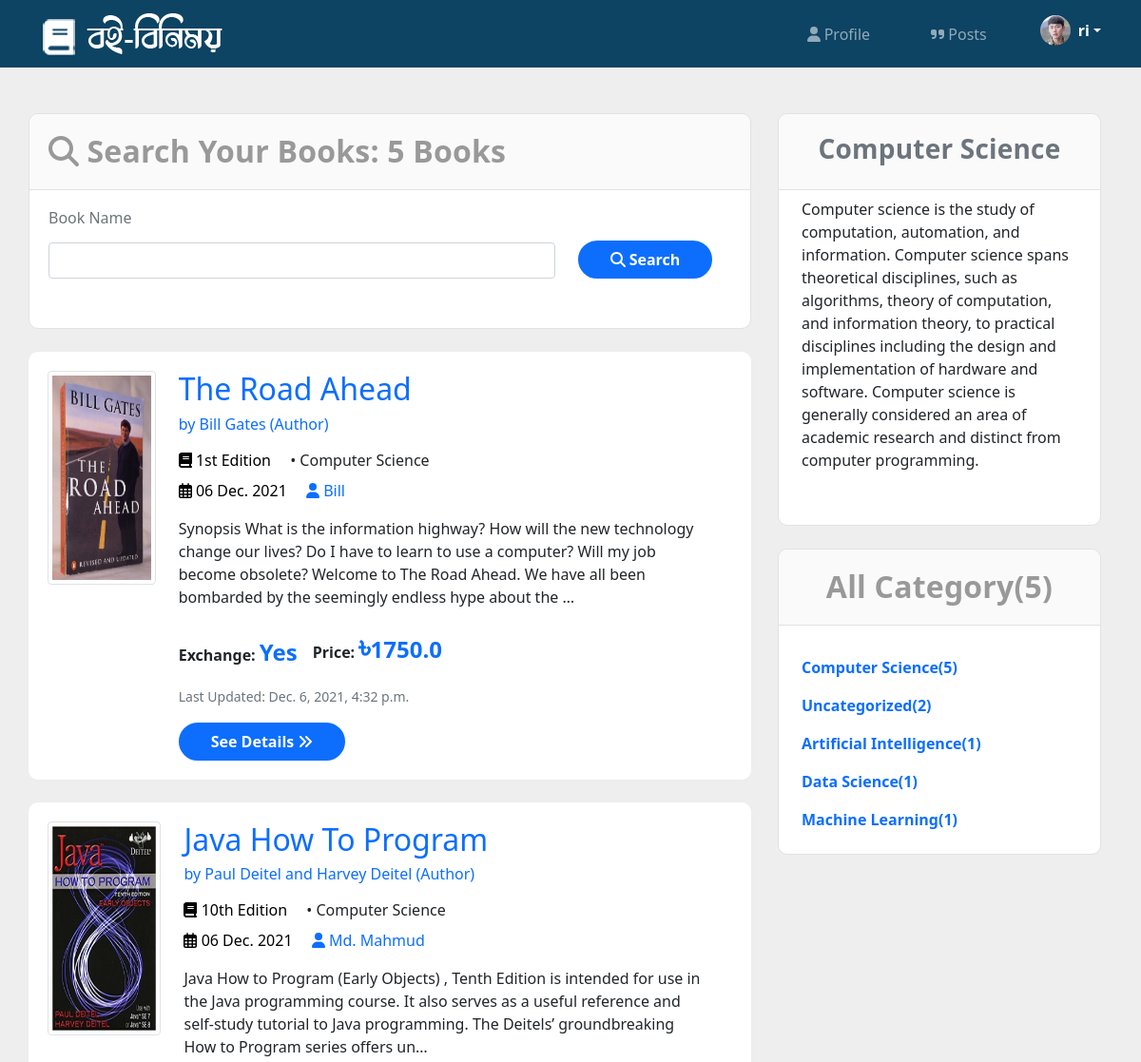
/books/category/computer-science/ (signed in, upper part), run on an earlier commit of the app's database.
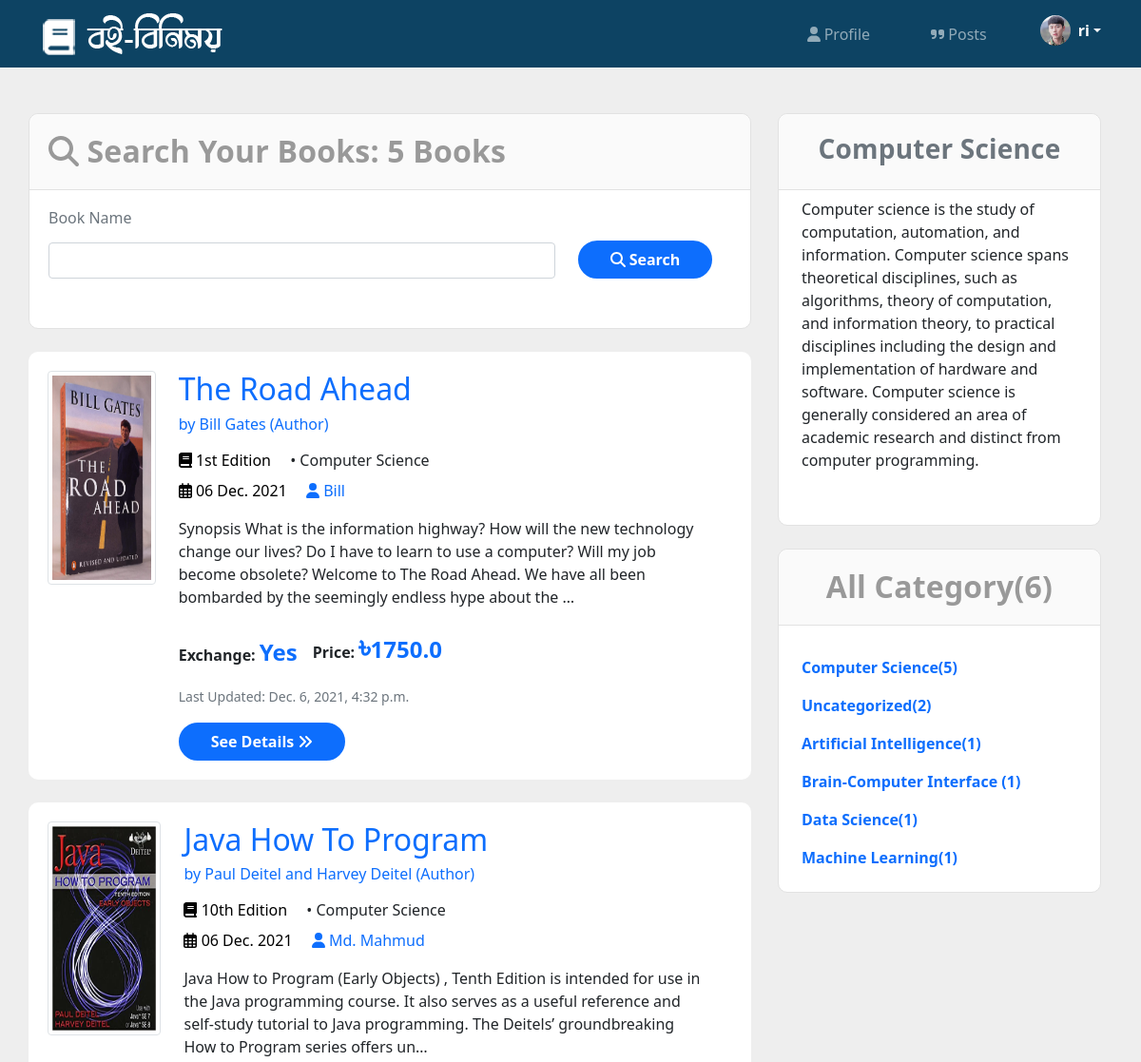
And on a later commit of the database.
### books/models.py (models this page shows, shortened)
class Book(models.Model):
    EXCHANGE = (
        ('Yes','Yes'),
        ('No','No'),
    )
    creator = models.ForeignKey(Customer, null=True, blank=True, on_delete=models.CASCADE)
    name = models.CharField(max_length=200, null=True, blank=True)
    author = models.CharField(max_length=200, null=True, blank=True)
    edition = models.CharField(max_length=200, null=True, blank=True)
    image = models.ImageField(default='default.jpg', null=True, blank=True)
    slug = models.CharField(max_length=255, null=True, blank=True)
    category = models.ManyToManyField(Category, blank=True)
    description = models.TextField(null = True, blank=True)
    exchange = models.CharField(max_length=200,choices=EXCHANGE, null=True, blank=True)
    price = models.FloatField(null=True, blank=True)
    created = models.DateTimeField(auto_now_add=True)
    updated = models.DateTimeField(auto_now=True)
    @property
    def bookImageURL(self):
        try:
            img = self.image.url
        except:
            img = ''
        return img

class Category(models.Model):
    name = models.CharField(max_length=255)
    description = models.TextField(null = True, blank=True)
    slug = models.CharField(max_length=255, null=True, blank=True)
    def __str__(self) -> str:
        return self.name

### users/models.py (models this page shows, shortened)
class Customer(models.Model):
    GENDER_TYPE = (
        ('Male','Male'),
        ('Female','Female'),
        ('Others','Others')
    )
    OCCUPATION_TYPE = (
        ('Student','Student'),
        ('Job-Holder','Job-Holder'),
    )
    username = models.OneToOneField(User, null=True, blank=True, on_delete=models.CASCADE)
    first_name = models.CharField(max_length=200, null=True, blank=True)
    last_name = models.CharField(max_length=200, null=True, blank=True)
    profile_pic = models.ImageField(default='profile-white.png', null=True, blank=True)
    phone = models.CharField(max_length=200, null=True, blank=True)
    email = models.CharField(max_length=200, null=True, blank=True)
    address = models.CharField(max_length=200, null=True, blank=True)
    occupation = models.CharField(max_length=50,choices=OCCUPATION_TYPE, null=True,blank=True)
    gender = models.CharField(max_length=50,choices=GENDER_TYPE, null=True,blank=True)
    birth_date = models.DateField(null=True, blank=True)
    created = models.DateTimeField(auto_now_add=True)
    updated = models.DateTimeField(auto_now=True)
    @property
    def customerImageURL(self):
        try:
            img = self.profile_pic.url
        except:
            img = ''
        return img

### users/decorators.py (the view)
        def wrapper_func(request, *args, **kwargs):
            group = None
            if request.user.groups.exists():
                group = request.user.groups.all()[0].name
            if group in allowed_roles:
                return view_func(request, *args, **kwargs)
            else:
                return render(request,'users/unauthorized_page.html')

### templates/books/books_category.html (shortened to what the changed rows need)
{% extends "users/main.html" %}
{% load static %}
{% load widget_tweaks %}
{% block content %}
<div class="container">
  <br><br>
  <div class="row">
    <div class="col-lg-8">
      <div class="row">
        <div class="book-search-bg mb-4">
          <div class="panel-heading book-search-heading">
            <h2 class="font-weight-700"><i class="fas fa-search"></i> Search Your Books: {{books_count}} Books</h2>
          </div>
        </div>
        {% for book in books %}
        <div class="col-lg-12 col-md-12 mb-4 book-post-bg">
          <div class="blog-item d-flex">
            <div class="blog-thumb">
              <a href="{% url 'books-details' book.slug %}">
                <img src="{{ book.bookImageURL }}" alt="{{ book.name }}" class="img-thumbnail book-img"/>
              </a>
            </div>
            <div class="blog-item-content mx-4">
              <div>
                  <div class="mb-3">
                    <h2 class="">
                        <a class="text-blue" href="{% url 'books-details' book.slug %}"> {{ book.name }} </a>
                      </h2>
                      <h6 class="text-blue"> by {{book.author}} (Author)</h6>
                </div>
                <div class="blog-item-meta mb-2">
                  <span class="text-black text-capitalize me-3">
                    <i class="fas fa-book mr-2"></i> {{ book.edition }} Edition
                  </span>
                  {% for cat in book.category.all %}
                      <span class="text-capitalize me-3">
                        &bull; {{ cat.name }}
                      </span>
                  {%endfor%}
                </div>
                <div class="mb-3">
                  <span class="text-black text-capitalize me-3">
                    <i class="far fa-calendar-alt mr-2"></i> {{ book.created|date:"d N Y" }}
                  </span>
                  <a href="{% url 'user-profile' book.creator.username %}" class="text-blue text-capitalize mr-3">
                    <i class="fa fa-user mr-2"></i> {{ book.creator.first_name }}
                  </a>
                </div>
                <p class="mb-3">{{ book.description|truncatechars:250 }}</p>
                <div class="d-flex align-items-end">
                  {% if book.exchange == 'Yes' %}
                  <p class="font-weight-700">Exchange: <span style="font-size: 1.5em;" class="font-weight-900 text-blue">{{book.exchange}}</span></p>
                  {% endif%}
                  {% if book.price != None %}
                  <p class="font-weight-700 ms-3">Price: <span class="font-weight-900 text-blue" style="font-size: 2em;">&#2547;</span><span style="font-size: 1.5em;" class="font-weight-900 text-blue">{{book.price}}</span></p>
                  {% endif%}
                </div>
                <p class="card-text"><small class="text-muted">Last Updated: {{ book.updated }}</small></p>
              </div>
              <div class="mt-3">
                <a href="{% url 'books-details' book.slug %}" class="btn btn-blue btn-icon">
                  See Details <i class="fas fa-angle-double-right"></i>
                </a>
              </div>
            </div>
          </div>
        </div>
        {% endfor %}
      </div>
    </div>
    <div class="col-lg-4">
      <div class="book-side-bg ms-3 mb-4">
        <div class="sidebar-wrap pl-lg-4 mt-5 mt-lg-0 my-5">
          <div class="panel-heading book-search-heading">
            <h3 class="text-center text-muted font-weight-700">{{category}}</h3>
          </div>
          <div class="sidebar-widget latest-post mb-3 px-4 py-2">
            {{category.description}}
          </div>
        </div>
      </div>
      <div class="book-search-bg mb-4 ms-3">
        <div class="panel-heading book-search-heading">
          <h2 class="text-center font-weight-700">All Category({{category_count}})</h2>
        </div>
        <ul class="list-unstyled mb-3 px-4 py-2 my-2">
          {% for cat,count in category_dict %}
          <li class="align-items-center mt-3">
            <a class="text-blue font-weight-700" href="{% url 'books-category' cat.slug %}">{{ cat.name }}({{count}})</a>
          </li>
          {% endfor %}
        </ul>
      </div>
    </div>
  </div>
</div>
{% endblock %}

What changed in the data, as far as the page shows it:
added Category: name "Brain-Computer Interface", count "1", shown under "All Category(6)"
Also different on the page:
{{ category_count }}: "5" → "6"
